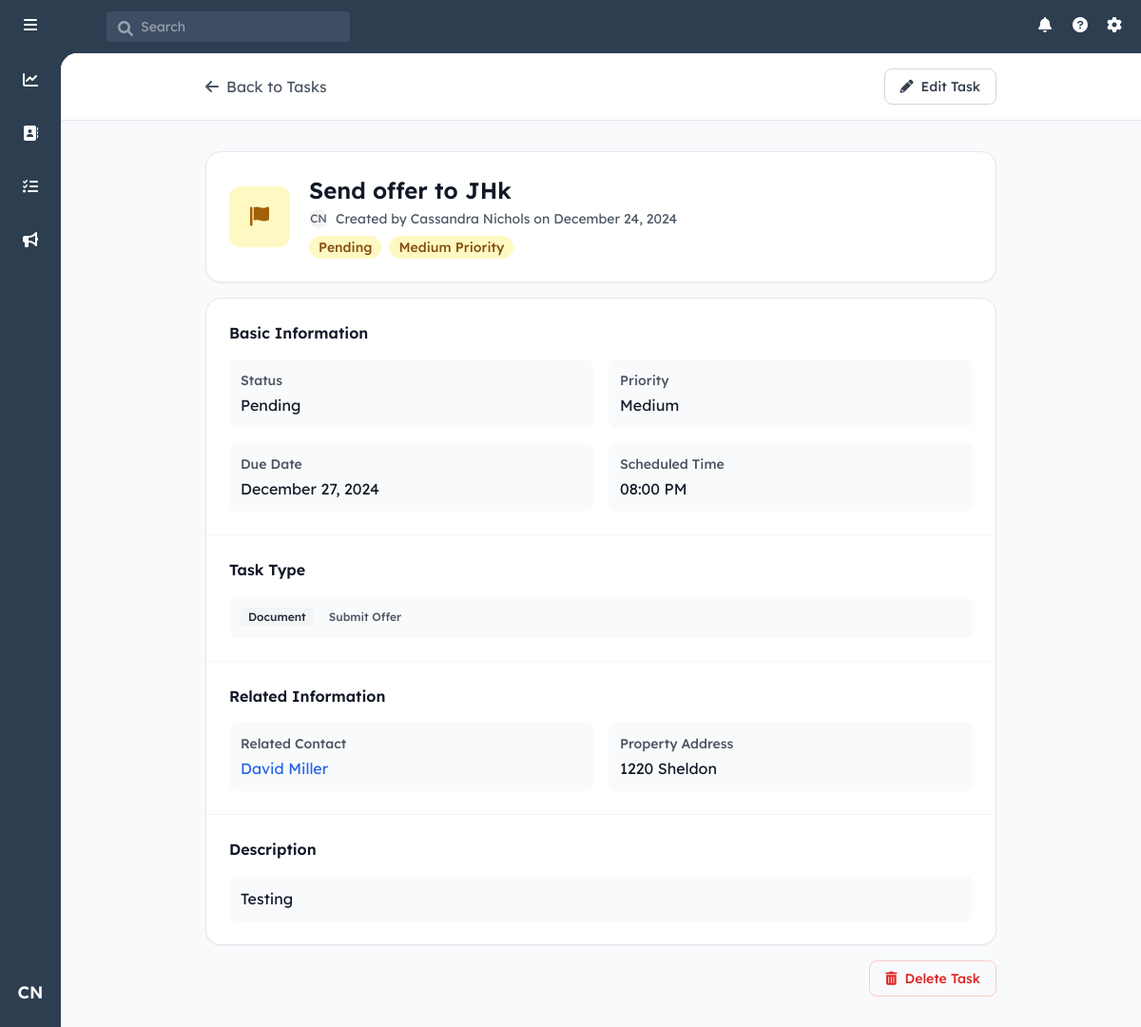
The app's page /tasks/4 (signed in), older data.
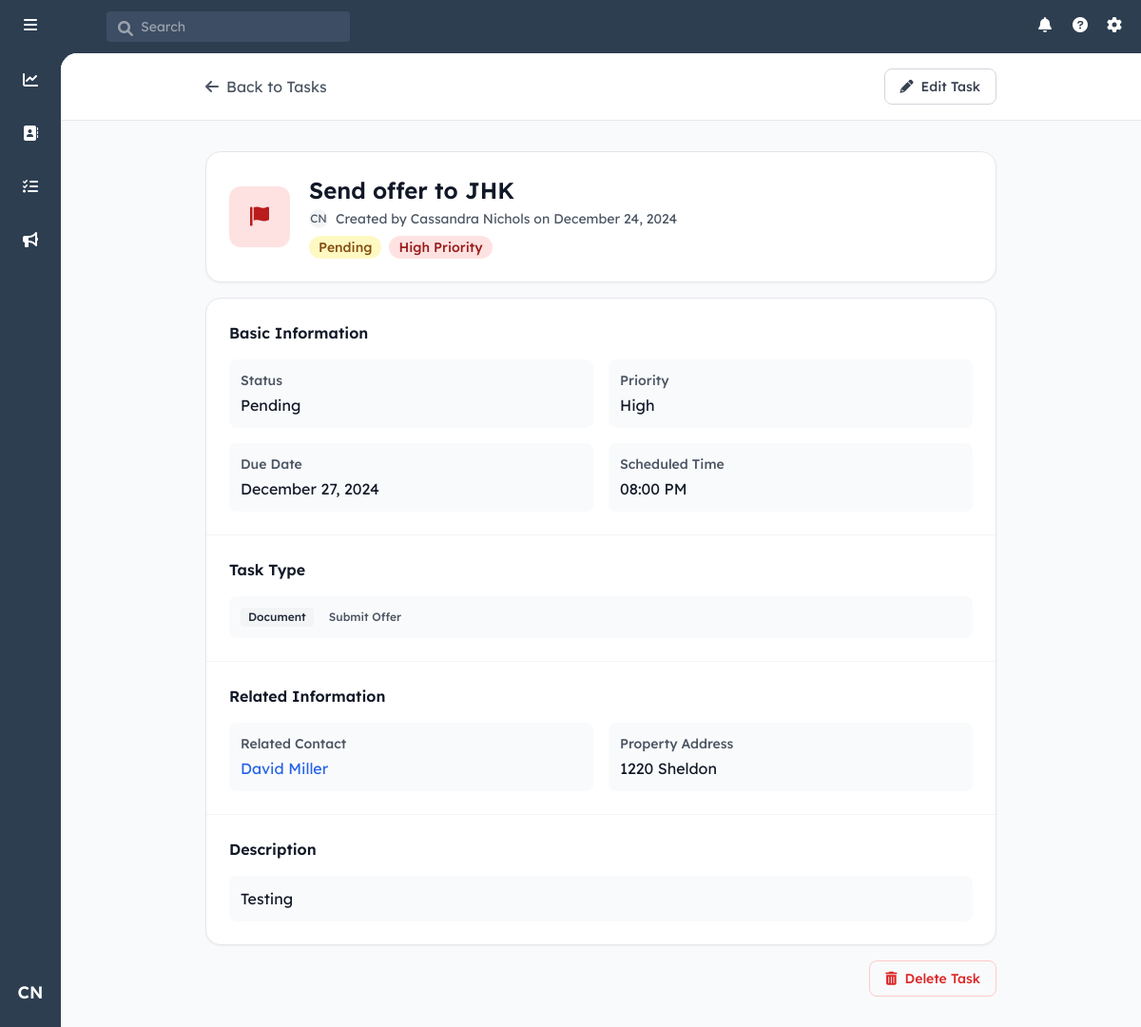
The same page, newer data.
### models.py (models this page shows)
class Task(db.Model):
    id = db.Column(db.Integer, primary_key=True)
    contact_id = db.Column(db.Integer, db.ForeignKey('contact.id'), nullable=False)
    assigned_to_id = db.Column(db.Integer, db.ForeignKey('user.id'), nullable=False)
    created_by_id = db.Column(db.Integer, db.ForeignKey('user.id'), nullable=False)
    type_id = db.Column(db.Integer, db.ForeignKey('task_type.id'), nullable=False)
    subtype_id = db.Column(db.Integer, db.ForeignKey('task_subtype.id'), nullable=False)
    subject = db.Column(db.String(200), nullable=False)
    description = db.Column(db.Text)
    priority = db.Column(db.String(20), nullable=False, default='medium')  # low, medium, high
    status = db.Column(db.String(20), nullable=False, default='pending')  # pending, completed, cancelled
    outcome = db.Column(db.Text)  # Notes about what happened when task was completed
    created_at = db.Column(db.DateTime, nullable=False, default=datetime.utcnow)
    due_date = db.Column(db.DateTime, nullable=False)
    completed_at = db.Column(db.DateTime)
    property_address = db.Column(db.String(200))  # If task is related to specific property
    scheduled_time = db.Column(db.DateTime)  # For meetings/showings
    reminder_sent = db.Column(db.Boolean, default=False)
    contact = db.relationship('Contact', backref=db.backref('tasks', lazy=True))
    assigned_to = db.relationship('User', foreign_keys=[assigned_to_id], backref='assigned_tasks')
    created_by = db.relationship('User', foreign_keys=[created_by_id], backref='created_tasks')
    task_type = db.relationship('TaskType')
    task_subtype = db.relationship('TaskSubtype')

### routes/tasks.py (the view, shortened to what this page needs)
@tasks_bp.route('/tasks/<int:task_id>')
@login_required
def view_task(task_id):
    task = Task.query.options(
        joinedload(Task.contact),
        joinedload(Task.task_type),
        joinedload(Task.task_subtype)
    ).get_or_404(task_id)
    contacts = Contact.query.all()
    task_types = TaskType.query.all()
    task_subtypes = TaskSubtype.query.filter_by(task_type_id=task.task_type.id).all()
    return render_template('view_task.html',
                         task=task,
                         contacts=contacts,
                         task_types=task_types,
                         task_subtypes=task_subtypes)

### app.py (called while the page is built)
def create_app():
    app = Flask(__name__)
    app.config.from_object('config.Config')
    db.init_app(app)
    login_manager = LoginManager()
    login_manager.init_app(app)
    login_manager.login_view = 'auth.login'
    mail = Mail()
    mail.init_app(app)
    @login_manager.user_loader
    def load_user(user_id):
        return User.query.get(int(user_id))
    register_blueprints(app)
    return app

### templates/view_task.html (shortened to what the changed rows need)
{% extends "base.html" %}
{% block content %}
<div class="min-h-full bg-gray-50">
    <div class="max-w-4xl mx-auto px-4 sm:px-6 lg:px-8 py-8">
        <div class="bg-white rounded-2xl shadow-sm border p-6 mb-4">
            <div class="flex items-center">
                <div class="w-16 h-16 rounded-xl flex items-center justify-center text-xl font-semibold mr-5
                    {% if task.priority == 'high' %}
                        bg-red-100 text-red-700
                    {% elif task.priority == 'medium' %}
                        bg-yellow-100 text-yellow-700
                    {% else %}
                        bg-green-100 text-green-700
                    {% endif %}">
                    <i class="fas fa-flag"></i>
                </div>
                <div class="flex-1">
                    <div id="viewTaskSubject" class="text-2xl font-semibold text-gray-900 mb-1">
                        {{ task.subject }}
                    </div>
                    <div class="flex items-center text-gray-600 mb-2">
                        <div class="w-5 h-5 rounded-full bg-gray-100 flex items-center justify-center text-xs mr-2">
                            {{ task.created_by.first_name[0] }}{{ task.created_by.last_name[0] }}
                        </div>
                        <span class="text-sm">
                            Created by {{ task.created_by.first_name }} {{ task.created_by.last_name }} on {{ task.created_at.strftime('%B %d, %Y') }}
                        </span>
                    </div>
                    <div class="flex flex-wrap gap-2">
                        <span class="inline-flex items-center px-2.5 py-0.5 rounded-full text-sm font-medium
                            {% if task.status == 'completed' %}
                                bg-green-100 text-green-800
                            {% else %}
                                bg-yellow-100 text-yellow-800
                            {% endif %}">
                            {{ task.status|capitalize }}
                        </span>
                        <span class="inline-flex items-center px-2.5 py-0.5 rounded-full text-sm font-medium
                            {% if task.priority == 'high' %}
                                bg-red-100 text-red-800
                            {% elif task.priority == 'medium' %}
                                bg-yellow-100 text-yellow-800
                            {% else %}
                                bg-green-100 text-green-800
                            {% endif %}">
                            {{ task.priority|capitalize }} Priority
                        </span>
                    </div>
                </div>
            </div>
        </div>
        <div class="bg-white rounded-2xl shadow-sm border overflow-hidden">
            <div id="viewTaskInfo">
                <div class="divide-y divide-gray-100">
                    <div class="p-6">
                        <h2 class="text-base font-semibold text-gray-900 mb-4">Basic Information</h2>
                        <div class="grid grid-cols-1 md:grid-cols-2 gap-4">
                            <div class="bg-gray-50 rounded-lg p-3">
                                <h3 class="text-sm font-medium text-gray-600 mb-1">Status</h3>
                                <p class="text-gray-900">{{ task.status|capitalize }}</p>
                            </div>
                            <div class="bg-gray-50 rounded-lg p-3">
                                <h3 class="text-sm font-medium text-gray-600 mb-1">Priority</h3>
                                <p class="text-gray-900">{{ task.priority|capitalize }}</p>
                            </div>
                            <div class="bg-gray-50 rounded-lg p-3">
                                <h3 class="text-sm font-medium text-gray-600 mb-1">Due Date</h3>
                                <p class="text-gray-900">{{ task.due_date.strftime('%B %d, %Y') }}</p>
                            </div>
                            {% if task.scheduled_time %}
                            <div class="bg-gray-50 rounded-lg p-3">
                                <h3 class="text-sm font-medium text-gray-600 mb-1">Scheduled Time</h3>
                                <p class="text-gray-900">{{ task.scheduled_time.strftime('%I:%M %p') }}</p>
                            </div>
                            {% endif %}
                        </div>
                    </div>
                    <div class="p-6">
                        <h2 class="text-base font-semibold text-gray-900 mb-4">Task Type</h2>
                    </div>
                    <div class="p-6">
                        <h2 class="text-base font-semibold text-gray-900 mb-4">Related Information</h2>
                        <div class="grid grid-cols-1 md:grid-cols-2 gap-4">
                            {% if task.property_address %}
                            <div class="bg-gray-50 rounded-lg p-3">
                                <h3 class="text-sm font-medium text-gray-600 mb-1">Property Address</h3>
                                <p class="text-gray-900">{{ task.property_address }}</p>
                            </div>
                            {% endif %}
                        </div>
                    </div>
                    <div class="p-6">
                        <h2 class="text-base font-semibold text-gray-900 mb-4">Description</h2>
                        <div class="bg-gray-50 rounded-lg p-3">
                            <p class="text-gray-900 whitespace-pre-line">{{ task.description or 'No description provided' }}</p>
                        </div>
                    </div>
                </div>
            </div>
        </div>
    </div>
</div>
{% endblock %}

Row changes from the older to the newer data that the page shows:
changed Task "Pending": subject "Send offer to JHk" → "Send offer to JHK"; priority "Medium" → "High"
